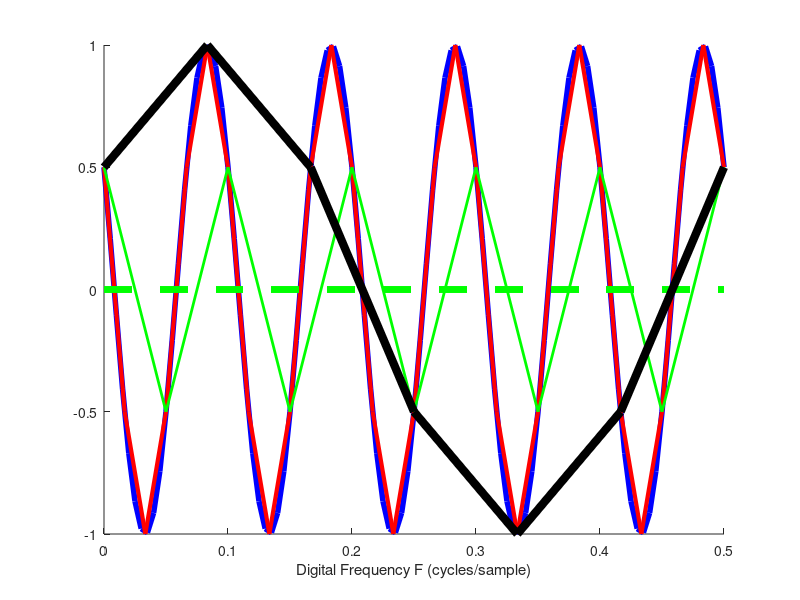

MATLAB code for this plot:
% Continuous time signal
Fs_200 = 0:1/200:0.5;
Fs_60  = 0:1/60:0.5;
Fs_20  = 0:1/20:0.5;
Fs_12  = 0:1/12:0.5;

x = @(t, theta) cos(2*pi*10*t + theta);

hold on;

plot(Fs_200,x(Fs_200,pi/3), 'b', 'LineWidth', 4);
plot(Fs_60,x(Fs_60,pi/3), 'r', 'LineWidth', 3);
plot(Fs_20,x(Fs_20,pi/3), 'g', 'LineWidth', 2);
plot(Fs_20,x(Fs_20,pi/2), 'g--', 'LineWidth', 5);
plot(Fs_12,x(Fs_12,pi/3), 'k', 'LineWidth', 6);
xlabel('Digital Frequency F (cycles/sample)');


